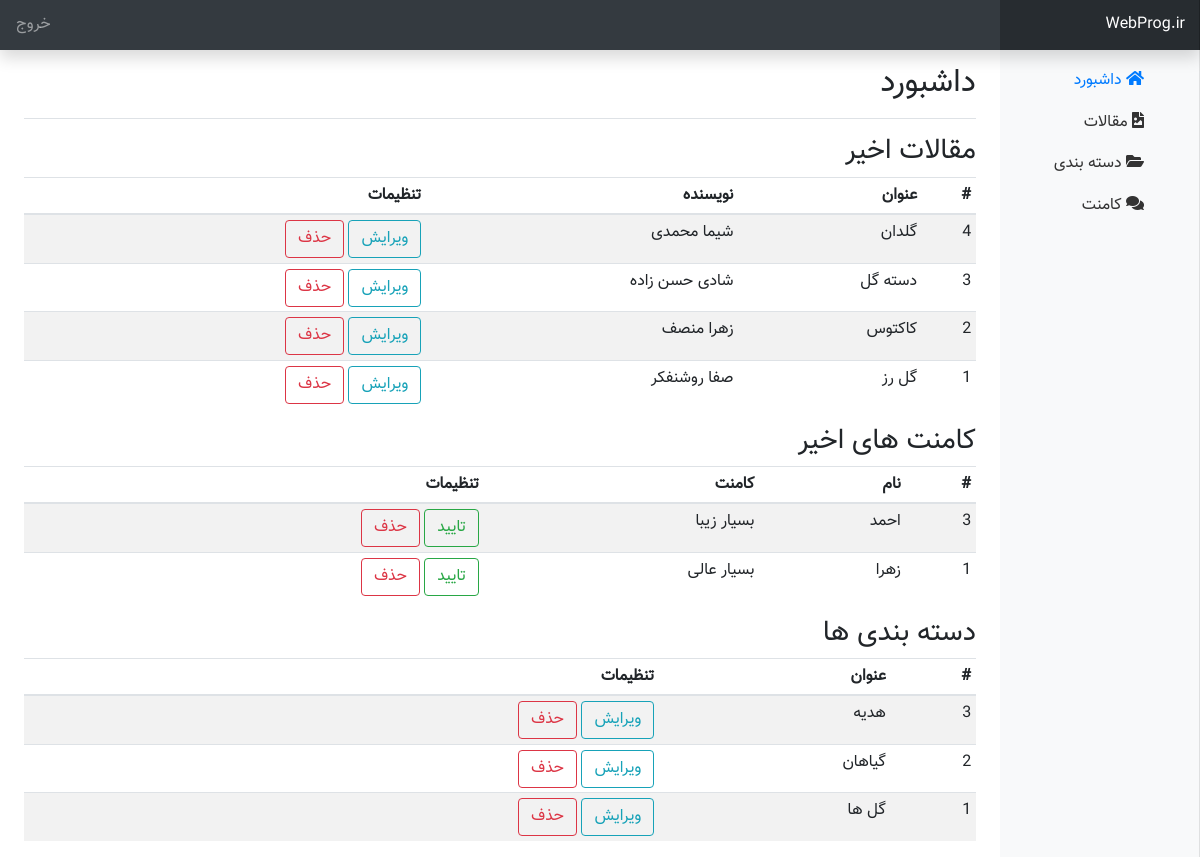
The page /flower.ir/admin/index.php (signed in) on the database its author committed.
### tables this page shows
CREATE TABLE `posts` (
  `id` int(11) NOT NULL,
  `title` varchar(191) NOT NULL,
  `category_id` int(11) NOT NULL,
  `body` text NOT NULL,
  `author` varchar(191) NOT NULL,
  `image` varchar(191) NOT NULL
);

CREATE TABLE `comments` (
  `id` int(11) NOT NULL,
  `name` varchar(100) NOT NULL,
  `comment` text NOT NULL,
  `post_id` int(11) NOT NULL,
  `status` tinyint(1) NOT NULL DEFAULT 0
);

CREATE TABLE `categories` (
  `id` int(11) NOT NULL,
  `title` varchar(100) NOT NULL
);

### flower.ir/admin/index.php (the view, shortened to what this page needs)
<?php
include("./include/header.php");
$query_posts = "SELECT * FROM posts ORDER BY id DESC";
$posts = $db->query($query_posts);
$query_comments = "SELECT * FROM comments WHERE status='0' ORDER BY id DESC";
$comments = $db->query($query_comments);
$query_categories = "SELECT * FROM categories ORDER BY id DESC";
$categories = $db->query($query_categories);
?>
<div class="container-fluid">
    <div class="row">
        <?php include('./include/sidebar.php') ?>
        <main role="main" class="col-md-9 ml-sm-auto col-lg-10 px-4">
            <div class="d-flex justify-content-between flex-wrap flex-md-nowrap align-items-center pt-3 pb-2 mb-3 border-bottom">
                <h1 class="h2">داشبورد</h1>
            </div>
            <h3>مقالات اخیر</h3>
            <div class="table-responsive">
                <table class="table table-striped table-sm">
                    <thead>
                        <tr>
                            <th>#</th>
                            <th>عنوان</th>
                            <th>نویسنده</th>
                            <th>تنظیمات</th>
                        </tr>
                    </thead>
                    <tbody>
                        <?php
                        if ($posts->rowCount() > 0) {
                            foreach ($posts as $post) {
                                ?>
                                <tr>
                                    <td> <?php echo $post['id'] ?> </td>
                                    <td> <?php echo $post['title'] ?> </td>
                                    <td> <?php echo $post['author'] ?> </td>
                                    <td>
                                        <a href="edit_post.php?id=<?php echo $post['id'] ?>" class="btn btn-outline-info">ویرایش</a>
                                        <a href="index.php?entity=post&action=delete&id=<?php echo $post['id'] ?>" class="btn btn-outline-danger">حذف</a>
                                    </td>
                                </tr>
                            <?php
                                }
                            } else {
                                ?>
                            <div class="alert alert-danger" role="alert">
                                مقاله برای نمایش وجود ندارد!!!
                            </div>
                        <?php
                        }
                        ?>
                    </tbody>
                </table>
            </div>
            <h3>کامنت های اخیر</h3>
            <div class="table-responsive">
                <table class="table table-striped table-sm">
                    <thead>
                        <tr>
                            <th>#</th>
                            <th>نام</th>
                            <th>کامنت</th>
                            <th>تنظیمات</th>
                        </tr>
                    </thead>
                    <tbody>
                        <?php
                        if ($comments->rowCount() > 0) {
                            foreach ($comments as $comment) {
                                ?>
                                <tr>
                                    <td> <?php echo $comment['id'] ?> </td>
                                    <td> <?php echo $comment['name'] ?> </td>
                                    <td> <?php echo $comment['comment'] ?> </td>
                                    <td>
                                        <a href="index.php?entity=comment&action=approve&id=<?php echo $comment['id'] ?>" class="btn btn-outline-success">تایید</a>
                                        <a href="index.php?entity=comment&action=delete&id=<?php echo $comment['id'] ?>" class="btn btn-outline-danger">حذف</a>
                                    </td>
                                </tr>
                            <?php
                                }
                            } else {
                                ?>
                            <div class="alert alert-danger" role="alert">
                                کامنتی برای نمایش وجود ندارد!!!
                            </div>
                        <?php
                        }
                        ?>
                    </tbody>
                </table>
            </div>
            <h3>دسته بندی ها</h3>
            <div class="table-responsive">
                <table class="table table-striped table-sm">
                    <thead>
                        <tr>
                            <th>#</th>
                            <th>عنوان</th>
                            <th>تنظیمات</th>
                        </tr>
                    </thead>
                    <tbody>
                        <?php
                        if ($categories->rowCount() > 0) {
                            foreach ($categories as $category) {
                                ?>
                                <tr>
                                    <td> <?php echo $category['id'] ?> </td>
                                    <td> <?php echo $category['title'] ?> </td>
                                    <td>
                                        <a href="edit_category.php?id=<?php echo $category['id'] ?>" class="btn btn-outline-info">ویرایش</a>
                                        <a href="index.php?entity=category&action=delete&id=<?php echo $category['id'] ?>" class="btn btn-outline-danger">حذف</a>
                                    </td>
                                </tr>
                            <?php
                                }
                            } else {
                                ?>
                            <div class="alert alert-danger" role="alert">
                                دسته ای برای نمایش وجود ندارد!!!
                            </div>
                        <?php
                        }
                        ?>
                    </tbody>
                </table>
            </div>
        </main>
    </div>
</div>

### flower.ir/admin/css/admin.css (style rules this page uses)
body { direction: rtl; text-align: right !important; font-family: "Vazir" !important; line-height: 1.6; }
[role="main"] { padding-top: 110px; }
@media (min-width: 768px) { [role="main"] { padding-top: 48px; } }

### rows shown on the page
posts: id "4", title "گلدان", author "شیما محمدی"
posts: id "3", title "دسته گل", author "شادی حسن زاده"
posts: id "2", title "کاکتوس", author "زهرا منصف"
posts: id "1", title "گل رز", author "صفا روشنفکر"
comments: id "3", name "احمد", comment "بسیار زیبا"
comments: id "1", name "زهرا", comment "بسیار عالی"
categories: id "3", title "هدیه"
categories: id "2", title "گیاهان"
categories: id "1", title "گل ها"
